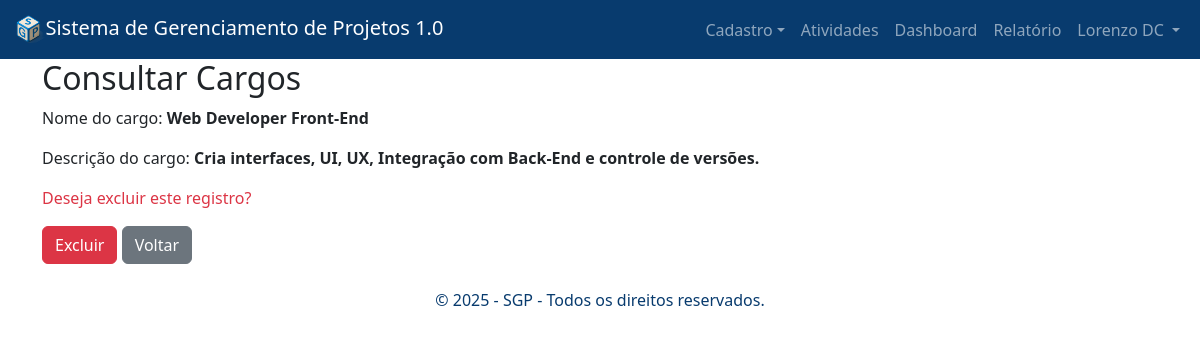
The app's page /consultar_cargos.php?id=1 (signed in) with its own data.
### tables this page shows
CREATE TABLE `cargo` (
  `id` int NOT NULL AUTO_INCREMENT,
  `nome` varchar(100) NOT NULL,
  `descricao` text,
  PRIMARY KEY (`id`)
);

### consultar_cargos.php (the view, shortened to what this page needs)
<?php
    require_once("header.php");
    function consultaCargos($id){
        require("conexao.php");
        try{
            $sql = "SELECT * FROM cargo WHERE id = ?";
            $stmt = $pdo->prepare($sql);
            $stmt->execute([$id]);
            $cargo = $stmt->fetch(PDO::FETCH_ASSOC);
            if (!$cargo){
                die("Erro ao consultar o registro!");
            } else{
                return $cargo;
            }
        } catch(Exception $e){
            die("Erro ao consultar cargo: " . $e->getMessage());
        }
    }
    if ($_SERVER['REQUEST_METHOD'] == "POST"){
        $id = $_POST['id'];
        excluirCargos($id);
    } else{
        $cargo = consultaCargos($_GET['id']);
    }
?>
<h2>Consultar Cargos</h2>
<form method="post">
    <div class="mb-3">
        <p>Nome do cargo: <b><?= $cargo['nome'] ?></b></p>
    </div>
    <div class="mb-3">
        <p>Descrição do cargo: <b><?= $cargo['descricao'] ?></b></p>
    </div>
    <div class="mb-3">
        <p class="text-danger">Deseja excluir este registro?</p>
        <button type="submit" class="btn btn-danger" id="btnEexcluirCat">Excluir</button>
        <a href="cargos.php" class="btn btn-secondary" onclick="history.back()">Voltar</a>
    </div>
</form>
<?php
    require_once("footer.php");
?>

### records on screen
cargo: nome "Web Developer Front-End", descricao "Cria interfaces, UI, UX, Integração com Back-End e controle de versões."

### other values on screen
$_SESSION['usuario'] "Lorenzo DC"
